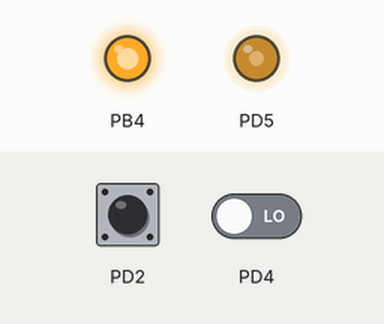
Bench run of a program on a simulated ATmega162, built with avr-gcc and emulated at 4.9152 MHz. Parts: output pins drawn as LEDs (lit = HIGH). The test bench sets the inputs (shaded band); at power-on: PD2 HIGH, PD4 LOW. Random numbers use the default seed unless the program sets one.

Above: at 0.1 s.
Timing chart, 0 to 1.6 s (numbered marks = the images above):
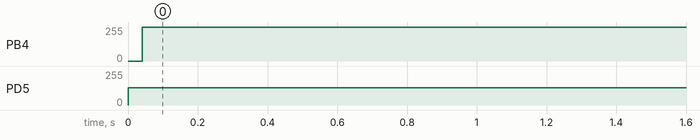

Measured:
- by itself, PB4: 0/255 → 255/255 at 0.04 s
- by itself, PD5: 0/255 → 128/255 at 0.00 s

The program:

main.c
```c
/*
 * xmem_setup.c
 *
 * Created: 07.09.2022 09:02:38
 * Author : akilanj
 */

#include <avr/interrupt.h>
#include <avr/io.h>
#define F_CPU 4.9152E6

#include <util/delay.h>


#include "XMEM/XMEMdriver.h"
#include "ADC/ADCdriver.h"
#include "USART/USARTdriver.h"
#include "OLED/OLEDdriver.h"
#include "menu/mainmenu.h"
#include "MCP2515/MCP2515_constants.h"
#include "MCP2515/MCP2515_driver.h"
#include "SPI/SPI_driver.h"
#include "CAN/CANdriver.h"
#include "Interface/Interface.h"


int main(void)
{
	xmem_init();
	adc_init();

	MCP2515_init();
	MCP2515_set_mode(MODE_NORMAL);

	OLED_init();
	OLED_clear_screen();
	mainmenu();
}
 
```

Interface.h
```c
/*
 * Interface.h
 *
 * Created: 27.10.2022 09:39:08
 *  Author: fjmo
 */


#ifndef INTERFACE_H_
#define INTERFACE_H_

void interface_joystick_direction_to_CAN (void);

void interface_joystick_horizontal_percentage_to_CAN (void);

void interface_send_MFB_data_to_CAN (void);

#endif /* INTERFACE_H_ */
```

interface.c
```c
/*
 * interface.c
 *
 * Created: 27.10.2022 09:39:18
 *  Author: fjmo
 */

#include "Interface.h"
#include "../ADC/ADCdriver.h"
#include "../button/button.h"

void interface_joystick_direction_to_CAN (void){

	direction joystick_dir = adc_direction_read();

	CAN_MESSAGE message;
	message.data[0] = joystick_dir;
	message.data_length = 1;
	message.id = 0xFF0F;

	CAN_transmit(message);

}

void interface_joystick_horizontal_percentage_to_CAN (void){
	//Sends offsetted value between 0 and 100

	pos_p posistion_percentage = adc_pos_read();

	uint8_t PWM_percentage = (posistion_percentage.x_axis + 100)/2;

	CAN_MESSAGE message;
	message.data[0] = PWM_percentage;
	message.data_length = 1;
	message.id = 0xFF0F;


	CAN_transmit(message);

}
void interface_send_MFB_data_to_CAN (void){

	pos_p joystick_posistion_percentage = adc_pos_read();
	uint8_t joystick_PWM_percentage = (joystick_posistion_percentage.x_axis + 100)/2;

	uint8_t right_slider_posistion_percentage = adc_pos_right_slider();

	uint8_t right_button_val = button_right_read();

	CAN_MESSAGE message;
	message.data[0] = joystick_PWM_percentage;
	message.data[1] = right_slider_posistion_percentage;
	message.data[2] = right_button_val;
	message.data_length = 3;
	message.id = 0xFF0F;

	CAN_transmit(message);
}
```

MCP2515_constants.h
```c
// (licence header left out)
#ifndef MCP2515_CONSTANTS_H_
#define MCP2515_CONSTANTS_H_

// Define MCP2515 register addresses

#define MCP_RXF0SIDH	0x00
#define MCP_RXF0SIDL	0x01
#define MCP_RXF0EID8	0x02
#define MCP_RXF0EID0	0x03
#define MCP_RXF1SIDH	0x04
#define MCP_RXF1SIDL	0x05
#define MCP_RXF1EID8	0x06
#define MCP_RXF1EID0	0x07
#define MCP_RXF2SIDH	0x08
#define MCP_RXF2SIDL	0x09
#define MCP_RXF2EID8	0x0A
#define MCP_RXF2EID0	0x0B
#define MCP_CANSTAT		0x0E
#define MCP_CANCTRL		0x0F
#define MCP_RXF3SIDH	0x10
#define MCP_RXF3SIDL	0x11
#define MCP_RXF3EID8	0x12
#define MCP_RXF3EID0	0x13
#define MCP_RXF4SIDH	0x14
#define MCP_RXF4SIDL	0x15
#define MCP_RXF4EID8	0x16
#define MCP_RXF4EID0	0x17
#define MCP_RXF5SIDH	0x18
#define MCP_RXF5SIDL	0x19
#define MCP_RXF5EID8	0x1A
#define MCP_RXF5EID0	0x1B
#define MCP_TEC			0x1C
#define MCP_REC			0x1D
#define MCP_RXM0SIDH	0x20
#define MCP_RXM0SIDL	0x21
#define MCP_RXM0EID8	0x22
#define MCP_RXM0EID0	0x23
#define MCP_RXM1SIDH	0x24
#define MCP_RXM1SIDL	0x25
#define MCP_RXM1EID8	0x26
#define MCP_RXM1EID0	0x27
#define MCP_CNF3		0x28
#define MCP_CNF2		0x29
#define MCP_CNF1		0x2A
#define MCP_CANINTE		0x2B
#define MCP_CANINTF		0x2C
#define MCP_EFLG		0x2D
#define MCP_TXB0CTRL	0x30
#define MCP_TXB0SIDL	0x31
#define MCP_TXB0SIDH	0x32
#define MCP_TXB0DLC		0x35
#define MCP_TXB0D0		0x36
#define MCP_TXB0D1		0x37
#define MCP_TXB0D2		0x38
#define MCP_TXB1CTRL	0x40
#define MCP_TXB1SIDL	0x41
#define MCP_TXB1SIDH	0x42
#define MCP_TXB1DLC		0x45
#define MCP_TXB1D0		0x46
#define MCP_TXB2CTRL	0x50
#define MCP_TXB2SIDL	0x51
#define MCP_TXB2SIDH	0x52
#define MCP_TXB2DLC		0x55
#define MCP_TXB2D0		0x56
#define MCP_RXB0CTRL	0x60
#define MCP_RXB0SIDH	0x61
#define MCP_RXB0SIDL	0x62
#define MCP_RXB0DLC		0x65
#define MCP_RXB0D0		0x66
#define MCP_RXB1CTRL	0x70
#define MCP_RXB1SIDH	0x71


#define MCP_TX_INT		0x1C		// Enable all transmit interrupts
#define MCP_TX01_INT	0x0C		// Enable TXB0 and TXB1 interrupts
#define MCP_RX_INT		0x03		// Enable receive interrupts
#define MCP_NO_INT		0x00		// Disable all interrupts

#define MCP_TX01_MASK	0x14
#define MCP_TX_MASK		0x54

// Define SPI Instruction Set

#define MCP_WRITE		0x02

#define MCP_READ		0x03

#define MCP_BITMOD		0x05

#define MCP_LOAD_TX0	0x40
#define MCP_LOAD_TX1	0x42
#define MCP_LOAD_TX2	0x44

#define MCP_RTS_TX0		0x81
#define MCP_RTS_TX1		0x82
#define MCP_RTS_TX2		0x84
#define MCP_RTS_ALL		0x87

#define MCP_READ_RX0	0x90
#define MCP_READ_RX1	0x94

#define MCP_READ_STATUS	0xA0

#define MCP_RX_STATUS	0xB0

#define MCP_RESET		0xC0


// CANCTRL Register Values

#define MODE_NORMAL     0x00
#define MODE_SLEEP      0x20
#define MODE_LOOPBACK   0x40
#define MODE_LISTENONLY 0x60
#define MODE_CONFIG     0x80
#define MODE_POWERUP	0xE0
#define MODE_MASK		0xE0
#define ABORT_TX        0x10
#define MODE_ONESHOT	0x08
#define CLKOUT_ENABLE	0x04
#define CLKOUT_DISABLE	0x00
#define CLKOUT_PS1		0x00
#define CLKOUT_PS2		0x01
#define CLKOUT_PS4		0x02
#define CLKOUT_PS8		0x03


// CNF1 Register Values

#define SJW1            0x00
#define SJW2            0x40
#define SJW3            0x80
#define SJW4            0xC0


// CNF2 Register Values

#define BTLMODE			0x80
#define SAMPLE_1X       0x00
#define SAMPLE_3X       0x40


// CNF3 Register Values

#define SOF_ENABLE		0x80
#define SOF_DISABLE		0x00
#define WAKFIL_ENABLE	0x40
#define WAKFIL_DISABLE	0x00


// CANINTF Register Bits

#define MCP_RX0IF		0x01
#define MCP_RX1IF		0x02
#define MCP_TX0IF		0x04
#define MCP_TX1IF		0x08
#define MCP_TX2IF		0x10
#define MCP_ERRIF		0x20
#define MCP_WAKIF		0x40
#define MCP_MERRF		0x80


#endif /* MCP2515_CONSTANTS_H_ */
```

button.c
```c
/*
 * button.c
 *
 * Created: 28.09.2022 11:11:48
 *  Author: akilanj
 */
#include "button.h"
#include <avr/io.h>

void button_init ( void ){
	DDRB |= (0<<DDB0); // Set Data Direction PB0 to Read (input). Used for left (?) button
}

uint8_t button_right_read ( void ) {
	return (PINB & 1<<PINB0); // Return value of PIN B0
}
```

button.h
```c
/*
 * button.h
 *
 * Created: 28.09.2022 11:11:37
 *  Author: akilanj
 */


#ifndef BUTTON_H_
#define BUTTON_H_
#include <stdio.h>
void button_init ( void );

uint8_t button_right_read ( void );

#endif /* BUTTON_H_ */
```

mainmenu.c
```c
/*
 * mainmenu.h
 *
 * Created: 22.09.2022 15:40:12
 *  Author: akilanj
 */

#include "../menu/mainmenu.h"
#include "../OLED/OLEDdriver.h"
#include "../ADC/ADCdriver.h"
#include "../button/button.h"
#include <stdio.h>

void mainmenu_back (Node* currentNode){
	if (currentNode->parent != NULL)
		currentNode = currentNode->parent;
}


void mainmenu_print_current_menu ( Node* currentNode){
	uint8_t index = currentNode->index;
	OLED_clear_screen();

	while(1){
		currentNode = currentNode->next;
		OLED_goto_pos(currentNode->index, 20);
		printf(currentNode->name);

		if(index == currentNode->index)
			break;
	}
}

void mainmenu_play_game(){
	OLED_clear_screen();
	OLED_goto_pos(6, 20);
	printf("playing");
	while(1){
		CAN_MESSAGE can_data = get_MCP_val_read();
		if(can_data.data[0] == 1){break;}

		uint8_t joy = adc_direction_read();
		adc_calibrate();
		interface_send_MFB_data_to_CAN();
		_delay_ms(200);
	}

	OLED_clear_screen();
	return;
}

void mainmenu_enter_childNode(Node* currentNode){
	if(currentNode->nodeFunction!= NULL){
		currentNode->nodeFunction();}
}

void mainmenu( void ){

	Node MainNode;

	// Initialize child-nodes
	Node FirstChild;
	Node SecondChild;
	Node ThirdChild;

	FirstChild.name = "Play game";
	FirstChild.next = &SecondChild;
	FirstChild.prev = &ThirdChild;
	FirstChild.parent = &MainNode;
	FirstChild.index = 0;
	FirstChild.nodeFunction = mainmenu_play_game;

	SecondChild.name = "Settings";
	SecondChild.next = &ThirdChild;
	SecondChild.prev = &FirstChild;
	SecondChild.parent = &MainNode;
	SecondChild.index = 1;
	FirstChild.nodeFunction = NULL;

	ThirdChild.name = "Quit";
	ThirdChild.next = &FirstChild;
	ThirdChild.prev = &SecondChild;
	ThirdChild.parent = &MainNode;
	ThirdChild.index = 2;
	FirstChild.nodeFunction = NULL;

	//Initialize MainMenu-node

	MainNode.name = "Main";
	MainNode.next = NULL;
	MainNode.prev = NULL;
	Node* currentNode = &FirstChild;

	OLED_clear_screen();
	mainmenu_print_current_menu(currentNode);

	while (1)
	{
		adc_calibrate();
		uint8_t btn_val = button_right_read();
		direction dir = adc_direction_read();

		if(dir == down){
				OLED_clear_area(currentNode->index,4,17);
				currentNode = currentNode->next;
				OLED_print_rounded_arrow(currentNode->index,4);
			}

		if ( dir == up ){
				OLED_clear_area(currentNode->index,4,17);
				currentNode = currentNode->prev;
				OLED_print_rounded_arrow(currentNode->index,4);
			}

		if (btn_val == 1 && currentNode == &FirstChild)
		{
			mainmenu_play_game();
		}

		OLED_clear_page(6);
		OLED_goto_pos(6,5);
		printf("Button Val: %u", btn_val);

		_delay_ms(200);
	}
}
```

mainmenu.h
```c
/*
 * mainmenu.h
 *
 * Created: 22.09.2022 15:39:31
 *  Author: akilanj
 */


#ifndef MAINMENU_H_
#define MAINMENU_H_

#include "node.h"

void mainmenu_back (Node* currentNode);

void mainmenu( void );

void mainmenu_print_current_menu ( Node* currentNode);

void mainmenu_play_game();

#endif /* MAINMENU_H_ */
```

node.h
```c
/*
 * node.h
 *
 * Created: 22.09.2022 15:27:57
 *  Author: akilanj
 */


#ifndef NODE_H_
#define NODE_H_

#include <stdio.h>

typedef void (*functionPtr)(void);

typedef struct Node {
	struct Node* parent;
	//struct Node* children[2] ;
	struct Node* next;
	struct Node* prev;
	char* name;
	uint8_t index;
	functionPtr nodeFunction;
} Node;

#endif /* NODE_H_ */
```

ADCdriver.c
```c
/*
 * ADCdriver.c
 *
 * Created: 21.09.2022 17:27:36
 *  Author: akilanj
 */

#include "ADCdriver.h"

uint8_t m_max_x_value = 0;
uint8_t m_min_x_value = 255;
uint8_t m_middle_x_value = 0;

uint8_t m_max_y_value = 0;
uint8_t m_min_y_value = 255;
uint8_t m_middle_y_value = 0;

void adc_sample( void ){

	volatile char * ext_mem = ( char *) 0x1400;
	ext_mem [ 0 ] = 0x01;
}

uint8_t adc_read ( uint8_t channel ){

	adc_sample();

	while((PIND & 1<<PIND4) == 0 ){}// While BUSY is low, spin here

	volatile char * ext_mem = ( char *) 0x1400 ;
	uint8_t ch_0 = ext_mem [ 0 ];
	uint8_t ch_1 = ext_mem [ 0 ];
	uint8_t ch_2 = ext_mem [ 0 ];
	uint8_t ch_3 = ext_mem [ 0 ];

	switch (channel)
	{
		case 0:
		return ch_0;

		case 1:
		return ch_1;

		case 2:
		return ch_2;

		case 3:
		return ch_3;

		default:
		return 0;
	}
}

void adc_calibrate( void ){
	uint8_t adc_x = adc_read(0);
	uint8_t adc_y = adc_read(1);

	if(m_middle_x_value == 0)
	m_middle_x_value = adc_x;

	if(m_middle_y_value == 0)
	m_middle_y_value = adc_y;

	//setting max and min values for x-values of joystick
	if (adc_x > m_max_x_value)
	m_max_x_value = adc_x;

	if (adc_x < m_min_x_value)
	m_min_x_value = adc_x;

	//setting max and min values for y-values of joystick
	if (adc_y > m_max_y_value)
	m_max_y_value = adc_y;

	if (adc_y < m_min_y_value)
	m_min_y_value = adc_y;
}

pos_p adc_pos_read(void){

	pos_p posistion_percentage;
	int16_t adc_x = adc_read(0);
	int16_t adc_y = adc_read(1);

	if(adc_x <= m_middle_x_value)
	posistion_percentage.x_axis	= 100*(adc_x - m_middle_x_value)/(m_middle_x_value-m_min_x_value);
	else
	posistion_percentage.x_axis	= 100*(adc_x - m_middle_x_value)/(m_max_x_value-m_middle_x_value);

	if(adc_y <= m_middle_y_value)
	posistion_percentage.y_axis	= 100*(adc_y - m_middle_y_value)/(m_middle_y_value-m_min_y_value);
	else
	posistion_percentage.y_axis	= 100*(adc_y - m_middle_y_value)/(m_max_y_value-m_middle_y_value);

	return posistion_percentage;
}

direction adc_direction_read (void){
	pos_p posistion_percentage = adc_pos_read();
	if(abs(posistion_percentage.x_axis) < 5 && abs(posistion_percentage.y_axis) < 5)
		return neutral;

	if(abs(posistion_percentage.x_axis) < abs(posistion_percentage.y_axis)){
		if(posistion_percentage.y_axis < 0)
			return down;
	return up;}

	else{
		if(posistion_percentage.x_axis < 0)
			return left;
	return right;}
}


uint8_t adc_pos_left_slider(void){

	uint8_t L_slider = adc_read(2);

	return 100*L_slider/255;
}

uint8_t adc_pos_right_slider(void){

	uint8_t R_slider = adc_read(3);

	return 100*R_slider/255;
}
```

ADCdriver.h
```c
/*
 * ADCdriver.h
 *
 * Created: 21.09.2022 17:27:19
 *  Author: akilanj
 */


#ifndef ADCDRIVER_H_
#define ADCDRIVER_H_

#include "../XMEM/XMEMdriver.h"
#define F_CPU 4.9152E6
#include <util/delay.h>
#include "../CAN/CANdriver.h"

extern uint8_t m_max_x_value;
extern uint8_t m_min_x_value;
extern uint8_t m_middle_x_value;

extern uint8_t m_max_y_value;
extern uint8_t m_min_y_value;
extern uint8_t m_middle_y_value;

typedef enum direction{
	right,
	left,
	up,
	down,
	neutral}direction;

typedef struct pos_p{
	int8_t x_axis;
	int8_t y_axis;
}pos_p ;

void adc_init ( void );

void adc_sample( void );

void adc_calibrate( void );

uint8_t adc_read ( uint8_t channel );

pos_p adc_pos_read(void);

direction adc_direction_read (void);

uint8_t adc_pos_left_slider(void);
uint8_t adc_pos_right_slider(void);

#endif /* ADCDRIVER_H_ */
```

CANdriver.c
```c
/*
 * CANdriver.c
 *
 * Created: 06.10.2022 11:21:19
 *  Author: akilanj
 */

#include "CANdriver.h"


CAN_MESSAGE MCP_val_read;

// Interrupt vector for INT0
ISR(INT0_vect)
{
	volatile uint8_t interrupt_value;
	interrupt_value = MCP2515_read( MCP_CANINTF );
	MCP_val_read = CAN_receive();
	MCP2515_bit_modify(MCP_CANINTF, MCP_RX0IF, 0);
}

CAN_MESSAGE get_MCP_val_read( void ) {return MCP_val_read;}

void CAN_transmit ( CAN_MESSAGE message )
{
	uint8_t IDH = (uint8_t)(message.id >> 8);
	uint8_t IDL = (uint8_t)(0xFF & message.id);

	// Transmit setup
	MCP2515_write( MCP_TXB0SIDH, IDH );
	MCP2515_write( MCP_TXB0SIDL, IDL );
	MCP2515_write( MCP_TXB0DLC, message.data_length );

	for (uint8_t i = 0; i < message.data_length; i++)
	{
		MCP2515_write( MCP_TXB0D0 + i, message.data[i] );
	}

	// Request-to-send command
	MCP2515_request_to_send(MCP_RTS_TX0);
}

CAN_MESSAGE CAN_receive ( void )
{
	CAN_MESSAGE message;

	uint8_t IDH = MCP2515_read(MCP_RXB0SIDH);
	uint8_t IDL = MCP2515_read(MCP_RXB0SIDL);

	message.id = (IDH << 8) & IDL;

	message.data_length = MCP2515_read(MCP_RXB0DLC);

	for (uint8_t i = 0; i < message.data_length; i++)
	{
		message.data[i] = MCP2515_read(MCP_RXB0D0 + i);
	}

	//clear interrupt flags RX0
	MCP2515_bit_modify(MCP_CANINTF, MCP_RX0IF, 0);

	return message;
}

void CAN_send_joystick_direction (void){

	direction joystick_dir = adc_direction_read();

	CAN_MESSAGE message;
	message.id = 0xFF0F;
	message.data_length = 1;
	message.data[0] = joystick_dir;

	CAN_transmit(message);
}
```

CANdriver.h
```c
/*
 * CANdriver.h
 *
 * Created: 06.10.2022 11:21:08
 *  Author: akilanj
 */


#ifndef CANDRIVER_H_
#define CANDRIVER_H_

#include "../MCP2515/MCP2515_constants.h"
#include "../MCP2515/MCP2515_driver.h"
#include "../ADC/ADCdriver.h"


typedef struct can_message_t
{
	uint16_t id;
	char data_length;
	char data[8];
} CAN_MESSAGE;

void CAN_transmit ( CAN_MESSAGE message );

CAN_MESSAGE CAN_receive ( void );

void CAN_send_joystick_direction (void);

CAN_MESSAGE get_MCP_val_read( void );


#endif /* CANDRIVER_H_ */
```

MCP2515_driver.h
```c
/*
 * MCP2515_driver.h
 *
 * Created: 05.10.2022 09:43:22
 *  Author: fjmo
 */
#include "../MCP2515/MCP2515_constants.h"
#include "../SPI/SPI_driver.h"
#include <avr/io.h>

#ifndef MCP2515_DRIVER_H_
#define MCP2515_DRIVER_H_

uint8_t MCP2515_init(void);

uint8_t MCP2515_read(uint8_t address);

uint8_t MCP2515_set_mode(uint8_t mode);

void MCP2515_write(uint8_t address, uint8_t data);

void MCP2515_request_to_send(uint8_t MCP_RTS_N);

void MCP2515_bit_modify(uint8_t address, uint8_t mask, uint8_t data);

void MCP2515_reset(void);

uint8_t MCP2515_read_status(void);

#endif /* MCP2515_DRIVER_H_ */
```

OLEDdriver.h
```c
/*
 * OLEDdriver.h
 *
 * Created: 21.09.2022 17:34:33
 *  Author: akilanj
 */

#ifndef OLEDDRIVER_H_
#define OLEDDRIVER_H_

#include "../XMEM/XMEMdriver.h"

#define OLED_COMMAND_BASE 0x1000
#define OLED_DATA_BASE 0x1200

void OLED_init ( void );

void OLED_write_command ( uint8_t command );

void OLED_write_data ( uint8_t data );

// Recomended by lecturer

void OLED_goto_column ( uint8_t column );

void OLED_goto_page ( uint8_t page );

void OLED_clear_page( uint8_t page );

void OLED_clear_area( uint8_t page, uint8_t from_col, uint8_t to_col );

void OLED_clear_screen( void );

void OLED_goto_pos( uint8_t page, uint8_t column );

void OLED_write_char( char c );

void OLED_print( char* string );

// Drawing functions
void OLED_print_arrow ( uint8_t page, uint8_t column );

void OLED_print_rounded_arrow ( uint8_t page, uint8_t column );


#endif /* OLEDDRIVER_H_ */
```

SPI_driver.c
```c
/*
 * SPI_driver.c
 *
 * Created: 05.10.2022 09:25:56
 *  Author: fjmo
 */

#include "SPI_driver.h"


void SPI_MasterInit(void)
{
	/* Set MOSI, SCK, *SS as output, all others input */
	DDRB |= (1<<DDB5)|(1<<DDB7)|(1<<DDB4);
	/* Enable SPI, Master, set clock rate fck/16 */
	SPCR |= (1<<SPE)|(1<<MSTR)|(1<<SPR0);
	//set MISO to input
	DDRB &= ~(1<<DDB6);
}


void SPI_write(uint8_t data)
{
	/* Start transmission */
	SPDR = data;
	/* Wait for transmission complete */
	while(!(SPSR & (1<<SPIF)));
}

uint8_t SPI_read(void)
{
	// Send dummy-byte to receive data
	SPI_write(0xF);

	return SPDR;
}
```

SPI_driver.h
```c
/*
 * SPI_driver.h
 *
 * Created: 05.10.2022 09:25:22
 *  Author: fjmo
 */


#ifndef SPI_DRIVER_H_
#define SPI_DRIVER_H_
#include <avr/io.h>

void SPI_MasterInit(void);

void SPI_write(uint8_t data);

uint8_t SPI_read(void);

#endif /* SPI_DRIVER_H_ */
```

USARTdriver.c
```c
#include "USARTdriver.h"


void USART_Init( unsigned int ubrr )
{
	/* Set baud rate */
	UBRR0H = (unsigned char)(ubrr>>8);
	UBRR0L = (unsigned char)ubrr;
	/* Enable receiver and transmitter */
	UCSR0B = (1<<RXEN0)|(1<<TXEN0);
	/* Set frame format: 8data, 2stop bit */
	UCSR0C = (1<<URSEL0)|(1<<USBS0)|(3<<UCSZ00);

	fdevopen(USART_Transmit, USART_Receive);
}

void USART_Transmit( unsigned char data )
{
	/* Wait for empty transmit buffer */
	while ( !( UCSR0A & (1<<UDRE0)) )
	;
	/* Put data into buffer, sends the data */
	UDR0 = data;
}

unsigned char USART_Receive( void )
{
	/* Wait for data to be received */
	while ( !(UCSR0A & (1<<RXC0)) )
	;
	/* Get and return received data from buffer */
	return UDR0;
}
```

Source omitted: fonts.h (20804 bytes), MCP2515_driver.c (3443 bytes), OLEDdriver.c (3263 bytes), USARTdriver.h (386 bytes), XMEMdriver.c (2452 bytes), XMEMdriver.h (422 bytes)
